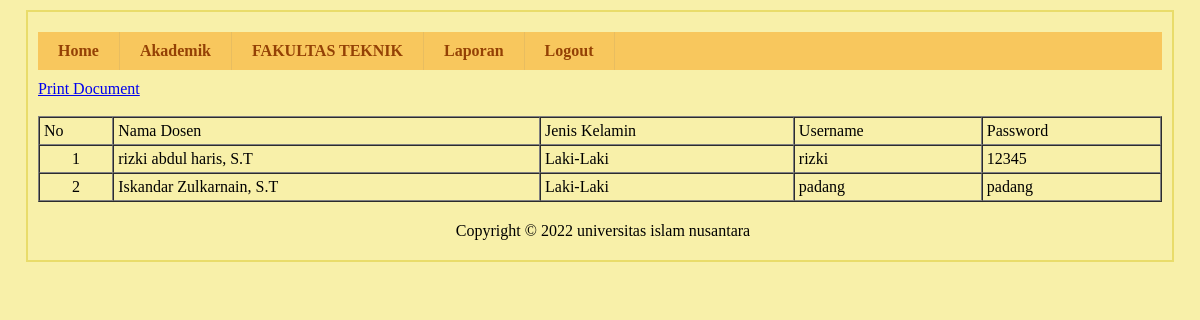
Page /sisfo-kampus/media.php?page=laporan-dosen (signed in) on the committed database.
### tables this page shows
CREATE TABLE `tbl_dosen` (
  `kd_dosen` int(5) NOT NULL,
  `nama_dosen` varchar(50) DEFAULT NULL,
  `jenis_kelamin` varchar(15) DEFAULT NULL,
  `username` varchar(100) DEFAULT NULL,
  `password` varchar(100) DEFAULT NULL,
  `aktif` enum('Y','T') DEFAULT 'Y'
);

### sisfo-kampus/form/laporan-dosen.php (the view)
<a href="form/cetak_dosen.php" target="_blank" class="btn btn-primary">Print Document</a>
<br><br>
<table width="100%" border="1" cellpadding="4" cellspacing="0">
    <tr>
        <td>No</td>
        <td>Nama Dosen</td>
        <td>Jenis Kelamin</td>
        <td>Username</td>
        <td>Password</td>
    </tr>
    <?php
    include "koneksi.php";
    $sql = mysqli_query($conn,"SELECT * FROM tbl_dosen ");
    $no = 1;
    while ($row = mysqli_fetch_array($sql)) {
    ?>
        <tr>
            <td align='center'> <?php echo $no; ?> </td>
            <td> <?php echo $row['nama_dosen']; ?> </td>
            <td> <?php echo $row['jenis_kelamin']; ?> </td>
            <td> <?php echo $row['username']; ?> </td>
            <td> <?php echo $row['password']; ?> </td>
        </tr>
    <?php
        $no++;
    }
    ?>
</table>

### sisfo-kampus/css/style.css (style rules this page uses)
body { background:#f8f0a9;margin:0;padding:0; }

### rows in the picture
tbl_dosen: nama_dosen "rizki abdul haris, S.T", jenis_kelamin "Laki-Laki", username "rizki", password "12345"
tbl_dosen: nama_dosen "Iskandar Zulkarnain, S.T", jenis_kelamin "Laki-Laki", username "padang", password "padang"
